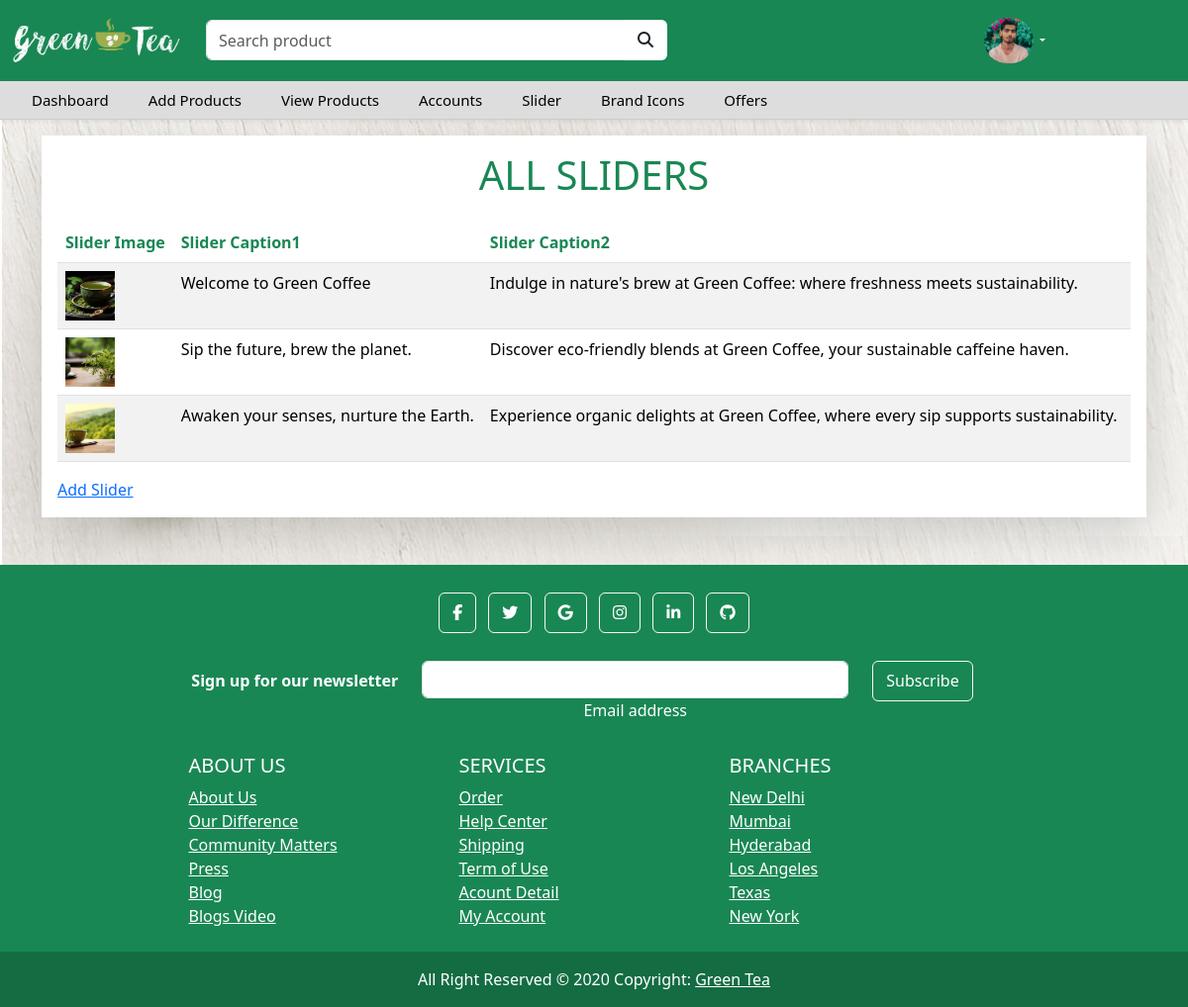
The app's page /Admin/slider.php (signed in) with its own data.
### tables this page shows
CREATE TABLE `slider` (
  `slider_id` int(11) NOT NULL,
  `image` varchar(255) NOT NULL,
  `caption1` varchar(255) NOT NULL,
  `caption2` longtext NOT NULL,
  `status` varchar(255) NOT NULL DEFAULT 'Active'
);

### Admin/slider.php (the view, shortened to what this page needs)
<?php
include 'header.php';
$sql = "SELECT * FROM slider";
$result = mysqli_query($con, $sql);
?>
<!DOCTYPE html>
<html lang="en">
<head>
    <link rel="stylesheet" href="style.css">
    <link rel="stylesheet" href="https://cdnjs.cloudflare.com/ajax/libs/font-awesome/6.5.1/css/all.min.css">
</head>
<body>
    <div class="container">
        <div class="bg-white shadow-lg mt-3 p-3">
            <h1 class="text-center text-success mb-4">ALL SLIDERS</h1>
            <div class="order-list table-responsive">
                <table class="table table-striped">
                    <thead>
                        <tr>
                            <th scope="col" class="text-success">Slider Image</th>
                            <th scope="col" class="text-success">Slider Caption1</th>
                            <th scope="col" class="text-success">Slider Caption2</th>
                            <th scope="col" class="text-success">Slider Status:</th>
                        </tr>
                    </thead>
                    <tbody>
                        <?php
                        while ($row = $result->fetch_assoc()) {
                            ?>
                            <tr>
                                <td><img src="<?php echo "../image/" . $row['image']; ?>" class=" image-fluid" alt=""></td>
                                <td>
                                    <?php echo $row['caption1']; ?>
                                </td>
                                <td>
                                    <?php echo $row['caption2']; ?>
                                </td>
                                <?php
                                if ($row['status'] == 'Active') {
                                    ?>
                                    <td></td>
                                    <?php
                                } else {
                                    ?>
                                    <td><span class="badge bg-danger">
                                            <?php echo $row['status']; ?>
                                        </span></td>
                                    <?php
                                }
                                ?>
                            </tr>
                            <?php
                        }
                        ?>
                    </tbody>
                </table>
                <a href="addslider.php">Add Slider</a>
            </div>
        </div>
    </div>
    <?php
    include 'footer.php';
    ?>
</body>
</html>

### Admin/header.php (shortened to what this page needs)
<?php
require '../db_connect.php';
$sql = "SELECT * FROM adminlogin ";
$result = mysqli_query($con, $sql);
while ($row = $result->fetch_assoc()) {
    $image = $row['image'];
}
?>
<!doctype html>
<html lang="en">
<head>
    <link rel="stylesheet" href="style.css">
    <link rel="stylesheet" href="bootstrap.min.css">
    <link href="https://stackpath.bootstrapcdn.com/font-awesome/4.7.0/css/font-awesome.min.css" rel="stylesheet">
    <link rel="stylesheet" href="bootstrap.min.css">
    <link rel="stylesheet" href="style.css">
</head>
<body>
    <div class="main-navbar shadow-sm sticky-top">
        <div class="top-navbar">
            <div class="container-fluid">
                <div class="row">
                    <div class=" col-4 col-sm-4 col-md-2 my-auto">
                        <img src="../image/logo2.png" alt="Avatar Logo" style=";" class="img-fluid">
                    </div>
                    <div class="col-8 col-sm-8 col-md-5 my-auto">
                        <form role="search">
                            <div class="input-group">
                                <input autofocus type="search" placeholder="Search product" class="form-control" />
                                <button class="btn bg-white" type="submit">
                                    <i class="fa fa-search text-dark"></i>
                                </button>
                            </div>
                        </form>
                    </div>
                    <div class="col-12 col-sm-12 col-md-4 my-auto">
                        <ul class="nav justify-content-end">
                            <li class="nav-item dropdown">
                                <a class="nav-link dropdown-toggle" href="#" role="button" data-bs-toggle="dropdown"> <i
                                        class="fas ">
                                        <img src="<?php echo "../image/" . $image ?>" alt="Avatar Logo" style="width:50px;"
                                            class="rounded-pill">
                                    </i> </a>
                            </li>
                        </ul>
                    </div>
                </div>
            </div>
        </div>
        <nav class="navbar navbar-expand-lg">
            <div class="container-fluid">
                <div class="collapse navbar-collapse" id="navbarSupportedContent">
                    <ul class="navbar-nav me-auto mb-2 mb-lg-0">
                        <li class="nav-item">
                            <a class="nav-link" href="index.php">Dashboard</a>
                        </li>
                        <li class="nav-item">
                            <a class="nav-link" href="addproduct.php">Add Products</a>
                        </li>
                        <li class="nav-item">
                            <a class="nav-link" href="view.php">View Products</a>
                        </li>
                        <li class="nav-item">
                            <a class="nav-link" href="Accounts.php">Accounts</a>
                        </li>
                        <li class="nav-item">
                            <a class="nav-link" href="slider.php">Slider</a>
                        </li>
                        <li class="nav-item">
                            <a class="nav-link" href="brandicons.php">Brand Icons</a>
                        </li>
                          <li class="nav-item">
                            <a class="nav-link" href="offers.php">Offers</a>
                        </li>
                    </ul>
                </div>
            </div>
        </nav>
    </div>
</body>
</html>

### Admin/style.css (style rules this page uses)
* { max-width: 100%; max-height: 100%; }
body { background-image: url(image/body-bg.jpg); }
.main-navbar { border-bottom: 1px solid #ccc; }
.main-navbar .top-navbar { background-color: #198754; padding-top: 10px; padding-bottom: 10px; }
.main-navbar .top-navbar .nav-link { color: #fff; font-size: 16px; font-weight: 500; }
.main-navbar .navbar { padding: 0px; background-color: #ddd; }
.main-navbar .navbar .nav-item .nav-link { padding: 8px 20px; color: #000; font-size: 15px; }
.btn { line-height: 1.8; background-color: #198754; padding: 5px 13px; display: inline-block; color: #fff; text-transform: capitalize; font-family: inherit; font-size: 16px; cursor: pointer; user-select: none; position: relative; overflow: hidden; vertical-align: middle; transition: color 0.3s ease; z-index: 2; }
.btn::before { position: absolute; content: ''; left: 0; top: 0; background: #42bf85; height: 100%; width: 0; z-index: -1; transition: width 0.3s ease; }
@media only screen and (min-width: 768px) { .main-navbar .top-navbar .nav-link { font-size: 12px; padding: 8px 10px; } }

### Admin/slider.php (style rules this page uses)
.table { width: 100%; table-layout: auto; }
.order-list table td { white-space: nowrap; }
.order-list table th { white-space: nowrap; }
.order-list table img { width: 50px; height: 50px; object-fit: cover; }

### records on screen
slider: image (picture), caption1 "Welcome to Green Coffee", caption2 "Indulge in nature's brew at Green Coffee: where freshness meets sustainability."
slider: image (picture), caption1 "Sip the future, brew the planet.", caption2 "Discover eco-friendly blends at Green Coffee, your sustainable caffeine haven."
slider: image (picture), caption1 "Awaken your senses, nurture the Earth.", caption2 "Experience organic delights at Green Coffee, where every sip supports sustainability."
